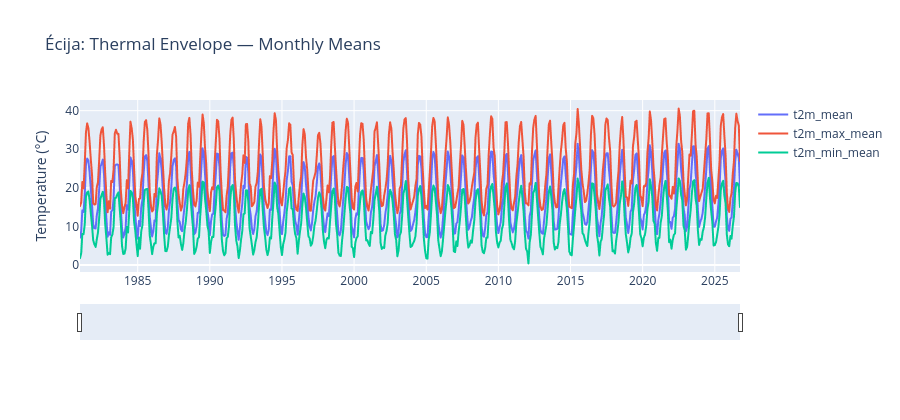

Write notebook code for a chart like this one.
### Markdown cell above
#### 1.1.2 Monthly temperature series, 1981-2026 (unsmoothed)

### Code cell
plot_series_interactive(écija_monthly, ['t2m_mean', 't2m_max_mean', 't2m_min_mean'], title="Écija: Thermal Envelope — Monthly Means", ylabel="Temperature (°C)")

### Figure 1 — Plotly figure (JSON) as saved in the notebook; plotly's stock layout.template omitted (floating-point values rounded to 4 significant figures; data arrays with more than 128 entries replaced by an {"elided": "..."} marker saying what was removed)
{"data": [{"hovertemplate": "%{y:.2f}<extra>%{fullData.name}</extra>", "legendgroup": "t2m_mean", "line": {"color": "#636efa", "dash": "solid"}, "marker": {"symbol": "circle"}, "mode": "lines", "name": "t2m_mean", "showlegend": true, "type": "scattergl", "x": {"elided": "550 str values"}, "xaxis": "x", "y": {"elided": "550 float values"}, "yaxis": "y"}, {"hovertemplate": "%{y:.2f}<extra>%{fullData.name}</extra>", "legendgroup": "t2m_max_mean", "line": {"color": "#EF553B", "dash": "solid"}, "marker": {"symbol": "circle"}, "mode": "lines", "name": "t2m_max_mean", "showlegend": true, "type": "scattergl", "x": {"elided": "550 str values"}, "xaxis": "x", "y": {"elided": "550 float values"}, "yaxis": "y"}, {"hovertemplate": "%{y:.2f}<extra>%{fullData.name}</extra>", "legendgroup": "t2m_min_mean", "line": {"color": "#00cc96", "dash": "solid"}, "marker": {"symbol": "circle"}, "mode": "lines", "name": "t2m_min_mean", "showlegend": true, "type": "scattergl", "x": {"elided": "550 str values"}, "xaxis": "x", "y": {"elided": "550 float values"}, "yaxis": "y"}], "layout": {"height": 420, "hovermode": "x unified", "legend": {"title": {"text": ""}, "tracegroupgap": 0}, "title": {"text": "Écija: Thermal Envelope — Monthly Means"}, "xaxis": {"anchor": "y", "domain": [0, 1], "hoverformat": "%b %Y", "rangeslider": {"visible": true}, "title": {"text": ""}}, "yaxis": {"anchor": "x", "domain": [0, 1], "title": {"text": "Temperature (°C)"}}}}
